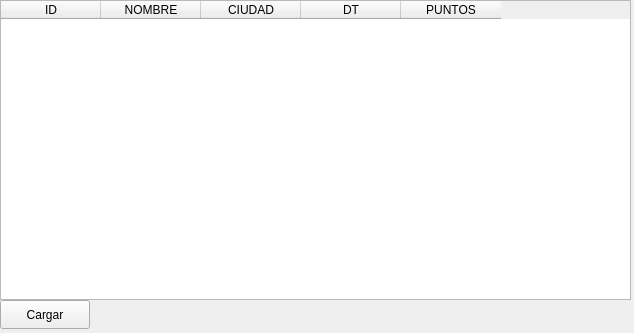
<?xml version="1.0" encoding="UTF-8"?>
<ui version="4.0">
 <class>Visualizar</class>
 <widget class="QWidget" name="Visualizar">
  <property name="geometry">
   <rect>
    <x>0</x>
    <y>0</y>
    <width>634</width>
    <height>333</height>
   </rect>
  </property>
  <property name="windowTitle">
   <string>Form</string>
  </property>
  <widget class="QTableWidget" name="tableWidget">
   <property name="geometry">
    <rect>
     <x>0</x>
     <y>0</y>
     <width>631</width>
     <height>300</height>
    </rect>
   </property>
   <column>
    <property name="text">
     <string>ID</string>
    </property>
   </column>
   <column>
    <property name="text">
     <string>NOMBRE</string>
    </property>
   </column>
   <column>
    <property name="text">
     <string>CIUDAD</string>
    </property>
   </column>
   <column>
    <property name="text">
     <string>DT</string>
    </property>
   </column>
   <column>
    <property name="text">
     <string>PUNTOS</string>
    </property>
   </column>
  </widget>
  <widget class="QPushButton" name="btnCargar">
   <property name="geometry">
    <rect>
     <x>0</x>
     <y>300</y>
     <width>90</width>
     <height>29</height>
    </rect>
   </property>
   <property name="text">
    <string>Cargar</string>
   </property>
  </widget>
 </widget>
 <resources/>
 <connections/>
</ui>
